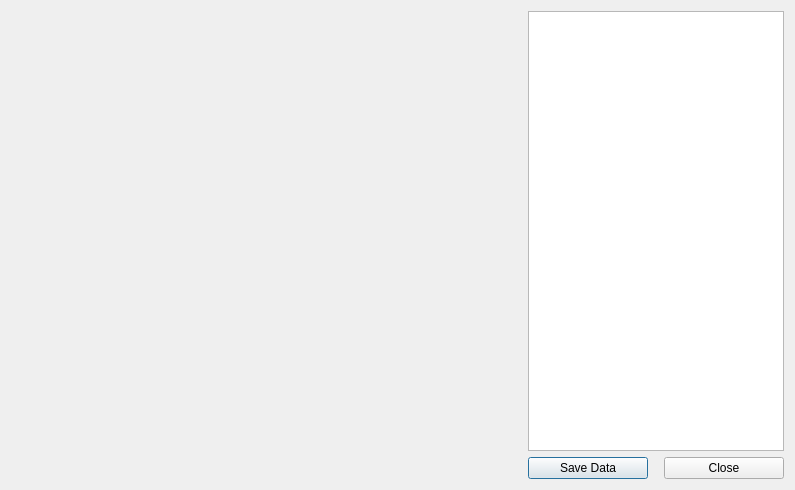
<?xml version="1.0" encoding="UTF-8"?>
<ui version="4.0">
 <class>Dialog</class>
 <widget class="QDialog" name="Dialog">
  <property name="geometry">
   <rect>
    <x>0</x>
    <y>0</y>
    <width>795</width>
    <height>490</height>
   </rect>
  </property>
  <property name="windowTitle">
   <string>Plot Dialog</string>
  </property>
  <layout class="QGridLayout" name="gridLayout_2">
   <item row="0" column="0">
    <layout class="QGridLayout" name="gridLayout">
     <item row="0" column="0">
      <widget class="PlotCanvas" name="mplWidget" native="true">
       <property name="sizePolicy">
        <sizepolicy hsizetype="Expanding" vsizetype="Expanding">
         <horstretch>0</horstretch>
         <verstretch>0</verstretch>
        </sizepolicy>
       </property>
       <property name="minimumSize">
        <size>
         <width>200</width>
         <height>0</height>
        </size>
       </property>
      </widget>
     </item>
     <item row="0" column="1">
      <layout class="QVBoxLayout" name="verticalLayout">
       <item>
        <widget class="QTextBrowser" name="dataTB">
         <property name="sizePolicy">
          <sizepolicy hsizetype="Minimum" vsizetype="Expanding">
           <horstretch>0</horstretch>
           <verstretch>0</verstretch>
          </sizepolicy>
         </property>
        </widget>
       </item>
       <item>
        <layout class="QHBoxLayout" name="horizontalLayout">
         <item>
          <widget class="QPushButton" name="dataPB">
           <property name="text">
            <string>Save Data</string>
           </property>
          </widget>
         </item>
         <item>
          <spacer name="horizontalSpacer">
           <property name="orientation">
            <enum>Qt::Horizontal</enum>
           </property>
           <property name="sizeType">
            <enum>QSizePolicy::Minimum</enum>
           </property>
           <property name="sizeHint" stdset="0">
            <size>
             <width>10</width>
             <height>20</height>
            </size>
           </property>
          </spacer>
         </item>
         <item>
          <widget class="QPushButton" name="closePB">
           <property name="text">
            <string>Close</string>
           </property>
          </widget>
         </item>
        </layout>
       </item>
      </layout>
     </item>
    </layout>
   </item>
  </layout>
 </widget>
 <customwidgets>
  <customwidget>
   <class>PlotCanvas</class>
   <extends>QWidget</extends>
   <header>Tools/Calculators/UI_Forms/mplWidget</header>
   <container>1</container>
  </customwidget>
 </customwidgets>
 <resources/>
 <connections/>
</ui>
